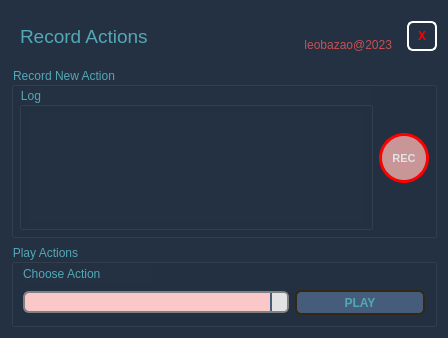
<?xml version="1.0" encoding="UTF-8"?>
<ui version="4.0">
 <class>Form</class>
 <widget class="QWidget" name="Form">
  <property name="geometry">
   <rect>
    <x>0</x>
    <y>0</y>
    <width>448</width>
    <height>338</height>
   </rect>
  </property>
  <property name="windowTitle">
   <string>TesteUI</string>
  </property>
  <property name="styleSheet">
   <string notr="true">QWidget{	
	background-color: #233142;
}

QLabel{
	color: #53a8b6;
}

QLabel:disabled {
	color: #455d7a;
}

QGroupBox {
	color: #53a8b6;
}

QGroupBox:disabled {
	color: #455d7a;
}

QTabWidget::pane {
	border: 2px solid #e3e3e3;
	border-radius: 5px;
} 

QTabWidget::tab-bar {
    left: 15px; /* move to the right by 5px */
}

QTabBar::tab {
	color: #455d7a;
	background: transparent; 
	border: null; 
	padding-top: 8px;
	padding-bottom: 8px;
	padding-right: 8px;
	padding-left: 4px;

} 

QTabBar::tab:selected {
	color: #7c73e6;
	background: transparent; 
	padding-left: 4px;
}

QCheckBox {
	color: #e3e3e3;
    spacing: 5px;
}

QCheckBox:unchecked {
	color: #53a8b6;
}

QCheckBox:checked {
	color: #7c73e6;
}

QCheckBox::indicator:unchecked {
    border: 1px solid white;
	border-radius: 2px;
	background-color:#233142;
}

QCheckBox::indicator:checked {
    border: 2px solid lightgray;
	border-radius: 6px;
	background-color: rgb(56, 186, 255);
}

QCheckBox:disabled{
	color: gray;
}

QCheckBox::indicator:checked:disabled {
    color: rgb(250, 90, 120);
	background-color: #233142;
	border-color: gray;
}

QCheckBox::indicator:unchecked:disabled {
    color: rgb(250, 90, 120);
	background-color: #233142;
	border-color: gray;
}

QComboBox {
	color: #233142;
    border: 2px solid #455d7a;
    border-radius: 6px;
    padding: 1px 18px 1px 3px;
    min-width: 6em;
}

QComboBox::down-arrow {
      image: null;
}

QComboBox:!editable, QComboBox::drop-down:editable {
     background: #e3e3e3;
}

QComboBox:on { /* shift the text when the popup opens */
    padding-top: 3px;
    padding-left: 4px;
}

QComboBox::drop-down {
    width: 15px;
	background-color: #e3e3e3;
    border-left-width: 2px;
    border-left-color: #455d7a;
    border-left-style: solid; /* just a single line */
    border-top-right-radius: 3px; /* same radius as the QComboBox */
    border-bottom-right-radius: 3px;
}

QComboBox:hover{
    border: 2px solid white;
    color: #53a8b6;
}

QComboBox QAbstractItemView{
    border: 2px solid white;
	border-radius: 10px;
    color: #233142;
	background-color: lightgray;
    selection-background-color: rgb(40, 30, 50);
	selection-color: white;
	selection-item-border-radius: 2px;
	padding: 3px 3px ;
}

QComboBox:disabled{
	color: rgb(250, 90, 120);
	background-color: rgb(250, 200, 200);
	border-color: gray;
}

QScrollArea{
	border-radius: 5px;
	border: none;
}

QScrollBar::handle {
	border-radius: 10px;
 	border: none;
	background-color: #455d7a;
	width: 5px;
}

QScrollBar::add-page{ 
	border: none;
    background-color: transparent;
}

QScrollBar::sub-page {
    background-color: transparent;
	border: none;
}

QScrollBar::add-line {
    border: none;
    background-color: transparent;
}

QScrollBar::sub-line {
    border: none;
    background-color: transparent;
}

QScrollBar:arrow{
	border: none;
	background: transparent;
	color: none;
	image: none;
}

QPushButton {
	color: #e3e3e3;
    border: 2px solid #455d7a;
    border-radius: 6px;
	background-color: #53a8b6;
}

QPushButton:hover{
    border: 2px solid white;
    color: white;
}

QPushButton:pressed {
	color: #e3e3e3;
	border-color: #e3e3e3;
    background-color: #455d7a;
}

QPushButton:flat {
    border: none; /* no border for a flat push button */
}

QPushButton:default {
    border-color: navy; /* make the default button prominent */
}

QPushButton::disabled {
	border-color: rgb(50, 40, 20);
	background: #455d7a;
	color: #53a8b6;
}

QLineEdit {
	color: #5585b5;
    border: 2px solid #455d7a;
    border-radius: 5px;
    padding: 0 8px;
    background: #e3e3e3;
    selection-background-color: darkgray;
}

QLineEdit:hover{
    border: 2px solid white;
    color: black;
}

QLineEdit:disabled{
	color: #f95959;
	background-color: #79c2d0;
	border-color: rgb(255, 230, 220);
}</string>
  </property>
  <layout class="QVBoxLayout" name="verticalLayout" stretch="0,0,0">
   <item>
    <layout class="QHBoxLayout" name="horizontalLayout_3">
     <item>
      <widget class="QWidget" name="title" native="true">
       <property name="sizePolicy">
        <sizepolicy hsizetype="Preferred" vsizetype="Fixed">
         <horstretch>0</horstretch>
         <verstretch>0</verstretch>
        </sizepolicy>
       </property>
       <property name="minimumSize">
        <size>
         <width>0</width>
         <height>50</height>
        </size>
       </property>
       <property name="maximumSize">
        <size>
         <width>16777215</width>
         <height>50</height>
        </size>
       </property>
       <property name="cursor">
        <cursorShape>SizeAllCursor</cursorShape>
       </property>
       <layout class="QHBoxLayout" name="horizontalLayout_2">
        <item>
         <widget class="QLabel" name="label_2">
          <property name="minimumSize">
           <size>
            <width>0</width>
            <height>30</height>
           </size>
          </property>
          <property name="font">
           <font>
            <pointsize>14</pointsize>
           </font>
          </property>
          <property name="text">
           <string>Record Actions</string>
          </property>
         </widget>
        </item>
        <item>
         <widget class="QLabel" name="label">
          <property name="toolTip">
           <string>leobazaoo@hotamail.com
https://www.linkedin.com/in/leonardobazilio/</string>
          </property>
          <property name="styleSheet">
           <string notr="true">QLabel {
	color: rgb(200, 80, 80);
}</string>
          </property>
          <property name="text">
           <string>leobazao@2023</string>
          </property>
          <property name="alignment">
           <set>Qt::AlignBottom|Qt::AlignRight|Qt::AlignTrailing</set>
          </property>
         </widget>
        </item>
       </layout>
      </widget>
     </item>
     <item>
      <widget class="QPushButton" name="pushButtonClose">
       <property name="minimumSize">
        <size>
         <width>30</width>
         <height>30</height>
        </size>
       </property>
       <property name="maximumSize">
        <size>
         <width>30</width>
         <height>30</height>
        </size>
       </property>
       <property name="font">
        <font>
         <weight>75</weight>
         <bold>true</bold>
        </font>
       </property>
       <property name="styleSheet">
        <string notr="true">QPushButton {
	color: red;
    border: 2px solid white;
    border-radius: 6px;
	background-color: #233142;
}

QPushButton:pressed {
	color: red;
    background-color: black;
}

QPushButton:flat {
    border: none; /* no border for a flat push button */
}

QPushButton:default {
    border-color: navy; /* make the default button prominent */
}

QPushButton:hover{
    border: 2px solid #05B8CC;
    color: darkred;
}</string>
       </property>
       <property name="text">
        <string>X</string>
       </property>
      </widget>
     </item>
    </layout>
   </item>
   <item>
    <widget class="QGroupBox" name="groupRec">
     <property name="minimumSize">
      <size>
       <width>0</width>
       <height>0</height>
      </size>
     </property>
     <property name="styleSheet">
      <string notr="true"/>
     </property>
     <property name="title">
      <string>Record New Action</string>
     </property>
     <layout class="QHBoxLayout" name="horizontalLayout">
      <property name="leftMargin">
       <number>5</number>
      </property>
      <property name="topMargin">
       <number>0</number>
      </property>
      <property name="rightMargin">
       <number>5</number>
      </property>
      <property name="bottomMargin">
       <number>5</number>
      </property>
      <item>
       <widget class="QGroupBox" name="groupLog">
        <property name="styleSheet">
         <string notr="true"/>
        </property>
        <property name="title">
         <string>Log</string>
        </property>
        <property name="flat">
         <bool>false</bool>
        </property>
        <layout class="QGridLayout" name="gridLayout">
         <property name="margin">
          <number>5</number>
         </property>
         <item row="0" column="0">
          <widget class="QScrollArea" name="scrollArea">
           <property name="widgetResizable">
            <bool>true</bool>
           </property>
           <widget class="QWidget" name="scrollAreaWidgetContents">
            <property name="geometry">
             <rect>
              <x>0</x>
              <y>0</y>
              <width>345</width>
              <height>118</height>
             </rect>
            </property>
            <layout class="QVBoxLayout" name="verticalLayout_4"/>
           </widget>
          </widget>
         </item>
        </layout>
       </widget>
      </item>
      <item>
       <widget class="QPushButton" name="pushREC">
        <property name="sizePolicy">
         <sizepolicy hsizetype="Fixed" vsizetype="Fixed">
          <horstretch>0</horstretch>
          <verstretch>0</verstretch>
         </sizepolicy>
        </property>
        <property name="minimumSize">
         <size>
          <width>50</width>
          <height>50</height>
         </size>
        </property>
        <property name="maximumSize">
         <size>
          <width>50</width>
          <height>50</height>
         </size>
        </property>
        <property name="font">
         <font>
          <pointsize>8</pointsize>
          <weight>75</weight>
          <bold>true</bold>
         </font>
        </property>
        <property name="styleSheet">
         <string notr="true">QPushButton {
    border: 3px solid red;
    border-radius: 25px;
	background-color: rgb(200, 150, 150);
}


QPushButton:pressed {
    border: 3px solid rgb(200, 100, 70);
    background-color: rgb(255, 50, 50);
}

QPushButton::checked:on{
	border: pink;
    background-color: rgb(255, 0, 0);
}
</string>
        </property>
        <property name="text">
         <string>REC</string>
        </property>
        <property name="checkable">
         <bool>true</bool>
        </property>
       </widget>
      </item>
     </layout>
    </widget>
   </item>
   <item>
    <widget class="QGroupBox" name="groupPlay">
     <property name="enabled">
      <bool>true</bool>
     </property>
     <property name="title">
      <string>Play Actions</string>
     </property>
     <layout class="QGridLayout" name="gridLayout_2" rowstretch="0,0" rowminimumheight="0,0">
      <property name="topMargin">
       <number>0</number>
      </property>
      <item row="0" column="0">
       <widget class="QLabel" name="label_3">
        <property name="text">
         <string>Choose Action</string>
        </property>
       </widget>
      </item>
      <item row="0" column="1" colspan="2">
       <spacer name="horizontalSpacer">
        <property name="orientation">
         <enum>Qt::Horizontal</enum>
        </property>
        <property name="sizeHint" stdset="0">
         <size>
          <width>40</width>
          <height>20</height>
         </size>
        </property>
       </spacer>
      </item>
      <item row="1" column="0" colspan="2">
       <widget class="QComboBox" name="comboBox">
        <property name="enabled">
         <bool>false</bool>
        </property>
       </widget>
      </item>
      <item row="1" column="2">
       <widget class="QPushButton" name="pushButtonPlay">
        <property name="enabled">
         <bool>false</bool>
        </property>
        <property name="minimumSize">
         <size>
          <width>0</width>
          <height>25</height>
         </size>
        </property>
        <property name="font">
         <font>
          <weight>75</weight>
          <bold>true</bold>
         </font>
        </property>
        <property name="text">
         <string>PLAY</string>
        </property>
       </widget>
      </item>
     </layout>
    </widget>
   </item>
  </layout>
 </widget>
 <resources/>
 <connections/>
</ui>
